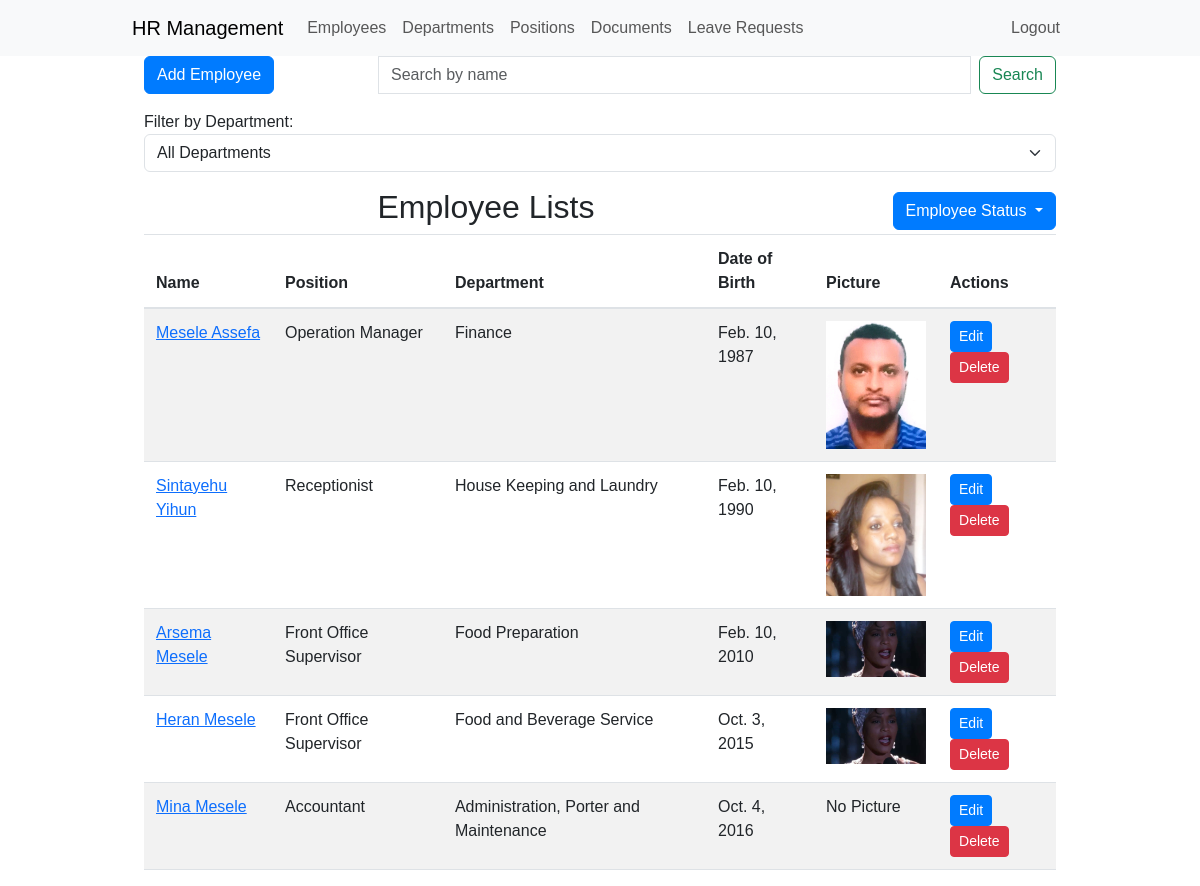
/employees/ (signed in), run on an earlier commit of the app's database.
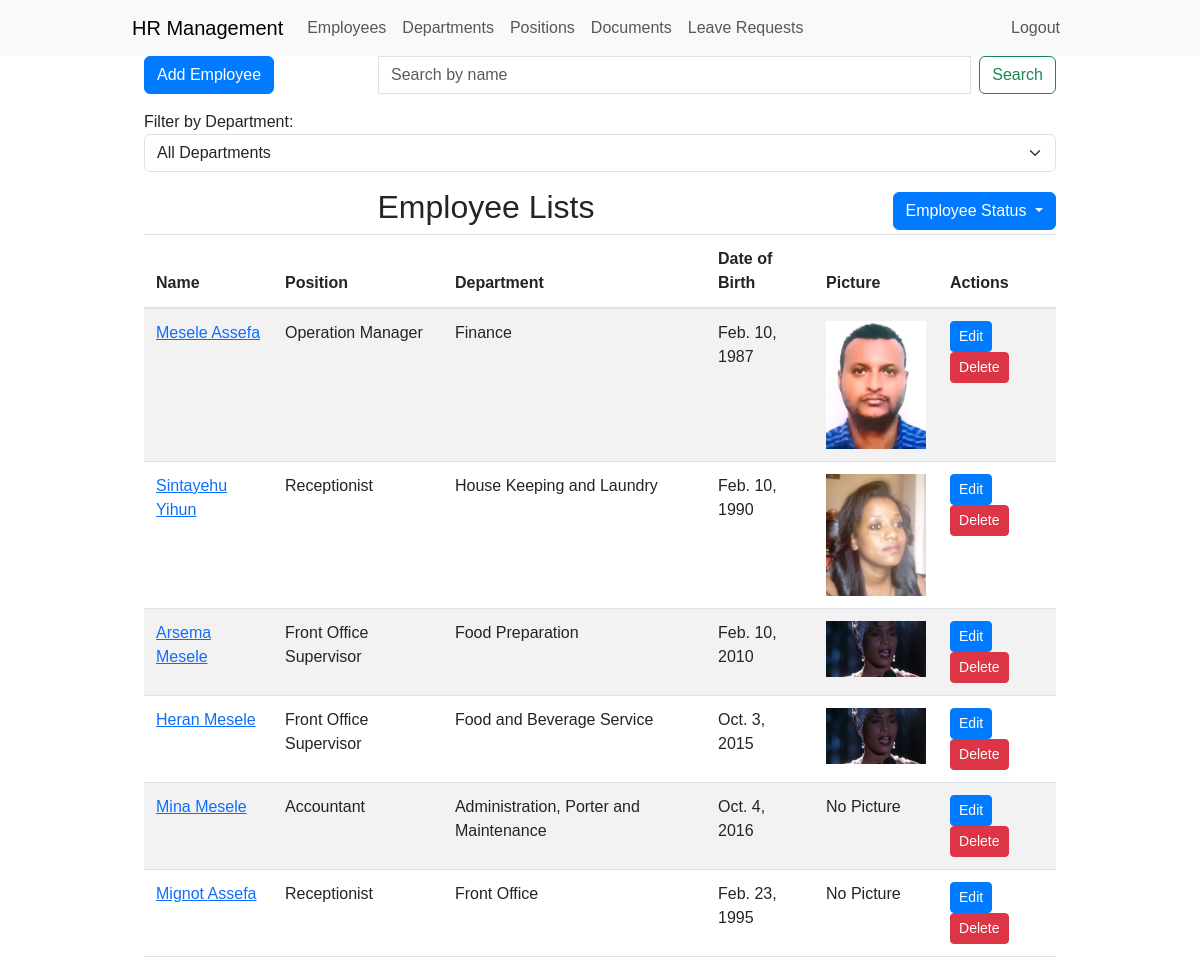
And on a later commit of the database.
### employee_management/models.py (models this page shows, shortened)
class Employee(models.Model):
    GENDER_CHOICES = (
        ('M', 'Male'),
        ('F', 'Female'),
    )
    first_name = models.CharField(max_length=50)
    middle_name = models.CharField(max_length=50, null=True, blank=True)
    last_name = models.CharField(max_length=50)
    gender = models.CharField(max_length=1, choices=GENDER_CHOICES, default="")
    email = models.EmailField()
    department = models.ForeignKey(Department, on_delete=models.CASCADE)
    position = models.ForeignKey(Position, on_delete=models.CASCADE)
    date_of_birth = models.DateField()
    hire_date = models.DateField()
    salary = models.DecimalField(max_digits=10, decimal_places=2)
    is_active = models.BooleanField(default=True)
    picture = models.ImageField(upload_to='employee_pictures/', null=True, blank=True)
    """  def __init__(self, *args, **kwargs):
        super().__init__(*args, **kwargs)
        self.fields['picture'].widget.attrs.update({'class': 'form-control-file'}) """

class Position(models.Model):
    name = models.CharField(max_length=50)
    def __str__(self):
        return self.name

class Department(models.Model):
    name = models.CharField(max_length=50)

### employee_management/views.py (the view)
# urls.py: path('employees/', employee_list, name='employee_list'),
@login_required
def employee_list(request):
    all_employees = Employee.objects.all()
    active_employees = all_employees.filter(is_active=True)
    inactive_employees = all_employees.filter(is_active=False)
    departments = Department.objects.all()
    status_filter = request.GET.get('status', 'active')
    if status_filter == 'inactive':
        employees = inactive_employees
    elif status_filter == 'all':
        employees = all_employees
    else:
        employees = active_employees
    context = {
        'employees': employees,
        'departments': departments,
        'status_filter': status_filter,
    }
    return render(request, 'employee_list.html', context)

### employee_management/templates/employee_list.html (shortened to what this page needs)
{% extends 'base.html' %}
{% block content %}
<div class="container-fluid">
    <div class="row">
        <div class="col-md-3">
            <a href="{% url 'hrms:employee_create' %}" class="btn btn-primary mb-3">Add Employee</a>
        </div>
        <div class="col-md-9">
            <form class="d-flex">
                <input class="form-control me-2" type="search" placeholder="Search by name" aria-label="Search" id="search-input">
                <button class="btn btn-outline-success" type="button" onclick="searchEmployees()">Search</button>
            </form>
        </div>
    </div>
    <div class="row">
        <div class="col-md-12">
            <label for="department-filter">Filter by Department:</label>
            <select class="form-select mb-3" id="department-filter" onchange="filterEmployeesByDepartment()">
                <option value="">All Departments</option>
            </select>
        </div>
    </div>
    <div class="col-md-12 d-flex justify-content-between align-items-center">
            <div class="col-md-9 text-center">
                <h2>Employee Lists</h2>
            </div>
            <div class="btn-group">
                <button type="button" class="btn btn-primary dropdown-toggle" data-bs-toggle="dropdown" aria-haspopup="true" aria-expanded="false" style="background-color: #007bff; color: white;">
                    Employee Status
                </button>
            </div>
        </div>
    <div class="col-md-12">
        <table class="table table-striped">
            <thead>
                <tr>
                    <th>Name</th>
                    <th>Position</th>
                    <th>Department</th>
                    <th>Date of Birth</th>
                    <th>Picture</th>
                    <th>Actions</th>
                </tr>
            </thead>
            <tbody id="employee-table-body">
                {% for employee in employees %}
                <tr data-department-id="{{ employee.department.id }}">
                    <td><a href="{% url 'hrms:employee_detail' employee.pk %}">{{ employee.first_name }} {{ employee.middle_name }}</a></td>
                    <td>{{ employee.position }}</td>
                    <td>{{ employee.department.name }}</td>
                    <td>{{ employee.date_of_birth }}</td>
                    <td>
                        {% if employee.picture %}
                            <img src="{{ employee.picture.url }}" alt="Employee Picture" width="100">
                        {% else %}
                            No Picture
                        {% endif %}
                    </td>
                    <td>
                        <a href="{% url 'hrms:employee_update' employee.pk %}" class="btn btn-primary btn-sm">Edit</a>
                        <a href="{% url 'hrms:employee_delete' employee.pk %}" class="btn btn-danger btn-sm" onclick="return confirm('Are you sure you want to delete this employee?')">Delete</a>
                    </td>
                </tr>
                {% endfor %}
            </tbody>
        </table>
    </div>
</div>
{% endblock %}

### employee_management/templates/base.html (shortened to what this page needs)
{% load static %}
<!DOCTYPE html>
<html lang="en">
<head>
    <link rel="stylesheet" href="https://cdn.jsdelivr.net/npm/bootstrap@5.3.0-alpha1/dist/css/bootstrap.min.css">
    <link rel="stylesheet" href="{% static 'css/style.css' %}">
</head>
<body>
    <nav class="navbar navbar-expand-lg navbar-light bg-light">
        <div class="container">
            <a class="navbar-brand" href="{% url 'hrms:dashboard' %}">HR Management</a>
            <div class="collapse navbar-collapse" id="navbarNav">
                <ul class="navbar-nav">
                    <li class="nav-item">
                        <a class="nav-link" href="{% url 'hrms:employee_list' %}">Employees</a>
                    </li>
                    <li class="nav-item">
                        <a class="nav-link" href="{% url 'hrms:department_list' %}">Departments</a>
                    </li>
                    <li class="nav-item">
                        <a class="nav-link" href="{% url 'hrms:position_list' %}">Positions</a>
                    </li>
                    <li class="nav-item">
                        <a class="nav-link" href="{% url 'hrms:document_list' %}">Documents</a>
                    </li>
                    <li class="nav-item">
                        <a class="nav-link" href="{% url 'hrms:leave_request_list' %}">Leave Requests</a>
                    </li>
                </ul>
            </div>
            <ul class="navbar-nav ms-auto">
                {% if user.is_authenticated %}
                    <li class="nav-item">
                        <a class="nav-link" href="{% url 'hrms:logout' %}">Logout</a>
                    </li>
                {% else %}
                    <li class="nav-item">
                        <a class="nav-link" href="{% url 'hrms:login' %}">Login</a>
                    </li>
                {% endif %}
            </ul>
        </div>
    </nav>
    <div class="container">
        {% block content %}
        {% endblock %}
    </div>
</body>
</html>

### employee_management/static/css/style.css (style rules this page uses)
body { font-family: Arial, sans-serif; }
.container { max-width: 960px; }
.btn-primary { background-color: #007bff; border-color: #007bff; }
.form-control { border-radius: 0; }
.table-striped > tbody > tr:nth-of-type(odd) { background-color: #f9f9f9; }
.table > thead > tr > th, .table > tbody > tr > th, .table > tfoot > tr > th, .table > thead > tr > td, .table > tbody > tr > td, .table > tfoot > tr > td { border-top: 1px solid #dee2e6; padding: 0.75rem; vertical-align: top; border-bottom: 1px solid #dee2e6; }
.table > thead > tr > th { vertical-align: bottom; border-bottom: 2px solid #dee2e6; }

What changed in the data, as far as the page shows it:
added Employee: first_name "Mignot", middle_name "Assefa", position "Receptionist", department.name "Front Office", date_of_birth "Feb. 23, 1995", picture "No Picture"
